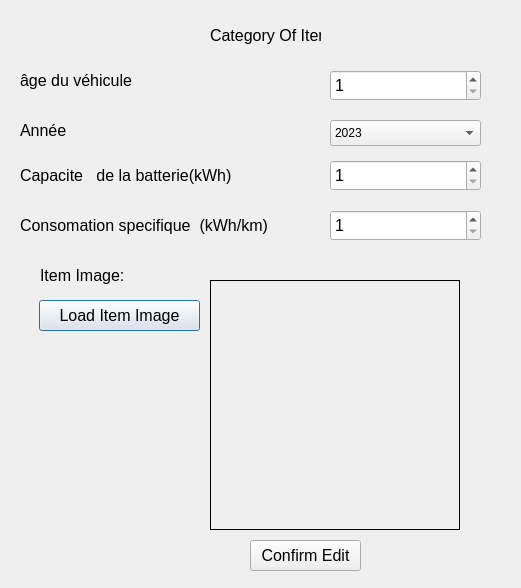
<?xml version="1.0" encoding="UTF-8"?>
<ui version="4.0">
 <class>UpdateItemDialog</class>
 <widget class="QDialog" name="UpdateItemDialog">
  <property name="geometry">
   <rect>
    <x>0</x>
    <y>0</y>
    <width>521</width>
    <height>588</height>
   </rect>
  </property>
  <property name="windowTitle">
   <string>Update Item</string>
  </property>
  <widget class="QLabel" name="lblItemName">
   <property name="geometry">
    <rect>
     <x>210</x>
     <y>20</y>
     <width>111</width>
     <height>31</height>
    </rect>
   </property>
   <property name="font">
    <font>
     <pointsize>12</pointsize>
    </font>
   </property>
   <property name="text">
    <string>Category Of Item:</string>
   </property>
  </widget>
  <widget class="QLabel" name="label">
   <property name="geometry">
    <rect>
     <x>20</x>
     <y>70</y>
     <width>161</width>
     <height>21</height>
    </rect>
   </property>
   <property name="font">
    <font>
     <pointsize>12</pointsize>
    </font>
   </property>
   <property name="text">
    <string>âge du véhicule</string>
   </property>
  </widget>
  <widget class="QLabel" name="label_2">
   <property name="geometry">
    <rect>
     <x>40</x>
     <y>260</y>
     <width>111</width>
     <height>31</height>
    </rect>
   </property>
   <property name="font">
    <font>
     <pointsize>12</pointsize>
    </font>
   </property>
   <property name="text">
    <string>Item Image:</string>
   </property>
  </widget>
  <widget class="QSpinBox" name="sbPoids">
   <property name="geometry">
    <rect>
     <x>330</x>
     <y>70</y>
     <width>151</width>
     <height>31</height>
    </rect>
   </property>
   <property name="font">
    <font>
     <pointsize>12</pointsize>
    </font>
   </property>
   <property name="minimum">
    <number>1</number>
   </property>
   <property name="maximum">
    <number>1000</number>
   </property>
  </widget>
  <widget class="QLabel" name="lblImage">
   <property name="geometry">
    <rect>
     <x>210</x>
     <y>280</y>
     <width>250</width>
     <height>250</height>
    </rect>
   </property>
   <property name="frameShape">
    <enum>QFrame::Panel</enum>
   </property>
   <property name="text">
    <string/>
   </property>
  </widget>
  <widget class="QPushButton" name="btnLoadItemImage">
   <property name="geometry">
    <rect>
     <x>39</x>
     <y>300</y>
     <width>161</width>
     <height>31</height>
    </rect>
   </property>
   <property name="font">
    <font>
     <pointsize>12</pointsize>
    </font>
   </property>
   <property name="text">
    <string>Load Item Image</string>
   </property>
  </widget>
  <widget class="QPushButton" name="btnConfirmEdit">
   <property name="geometry">
    <rect>
     <x>250</x>
     <y>540</y>
     <width>111</width>
     <height>31</height>
    </rect>
   </property>
   <property name="font">
    <font>
     <pointsize>12</pointsize>
    </font>
   </property>
   <property name="text">
    <string>Confirm Edit</string>
   </property>
  </widget>
  <widget class="QLabel" name="label_3">
   <property name="geometry">
    <rect>
     <x>20</x>
     <y>120</y>
     <width>71</width>
     <height>21</height>
    </rect>
   </property>
   <property name="font">
    <font>
     <pointsize>12</pointsize>
    </font>
   </property>
   <property name="text">
    <string>Année</string>
   </property>
  </widget>
  <widget class="QLabel" name="label_5">
   <property name="geometry">
    <rect>
     <x>20</x>
     <y>160</y>
     <width>261</width>
     <height>31</height>
    </rect>
   </property>
   <property name="font">
    <font>
     <pointsize>12</pointsize>
    </font>
   </property>
   <property name="text">
    <string>Capacite   de la batterie(kWh)</string>
   </property>
  </widget>
  <widget class="QSpinBox" name="sbCapacite">
   <property name="geometry">
    <rect>
     <x>330</x>
     <y>160</y>
     <width>151</width>
     <height>31</height>
    </rect>
   </property>
   <property name="font">
    <font>
     <pointsize>12</pointsize>
    </font>
   </property>
   <property name="minimum">
    <number>1</number>
   </property>
   <property name="maximum">
    <number>1000</number>
   </property>
  </widget>
  <widget class="QComboBox" name="sbAnnee">
   <property name="geometry">
    <rect>
     <x>330</x>
     <y>120</y>
     <width>151</width>
     <height>26</height>
    </rect>
   </property>
   <item>
    <property name="text">
     <string>2023</string>
    </property>
   </item>
   <item>
    <property name="text">
     <string>2022</string>
    </property>
   </item>
   <item>
    <property name="text">
     <string>2021</string>
    </property>
   </item>
   <item>
    <property name="text">
     <string>2020</string>
    </property>
   </item>
   <item>
    <property name="text">
     <string>2019</string>
    </property>
   </item>
  </widget>
  <widget class="QLabel" name="label_6">
   <property name="geometry">
    <rect>
     <x>20</x>
     <y>210</y>
     <width>311</width>
     <height>31</height>
    </rect>
   </property>
   <property name="font">
    <font>
     <pointsize>12</pointsize>
    </font>
   </property>
   <property name="text">
    <string>Consomation specifique  (kWh/km)</string>
   </property>
  </widget>
  <widget class="QSpinBox" name="sbConsomation">
   <property name="geometry">
    <rect>
     <x>330</x>
     <y>210</y>
     <width>151</width>
     <height>31</height>
    </rect>
   </property>
   <property name="font">
    <font>
     <pointsize>12</pointsize>
    </font>
   </property>
   <property name="minimum">
    <number>1</number>
   </property>
   <property name="maximum">
    <number>1000</number>
   </property>
  </widget>
 </widget>
 <resources/>
 <connections/>
</ui>
